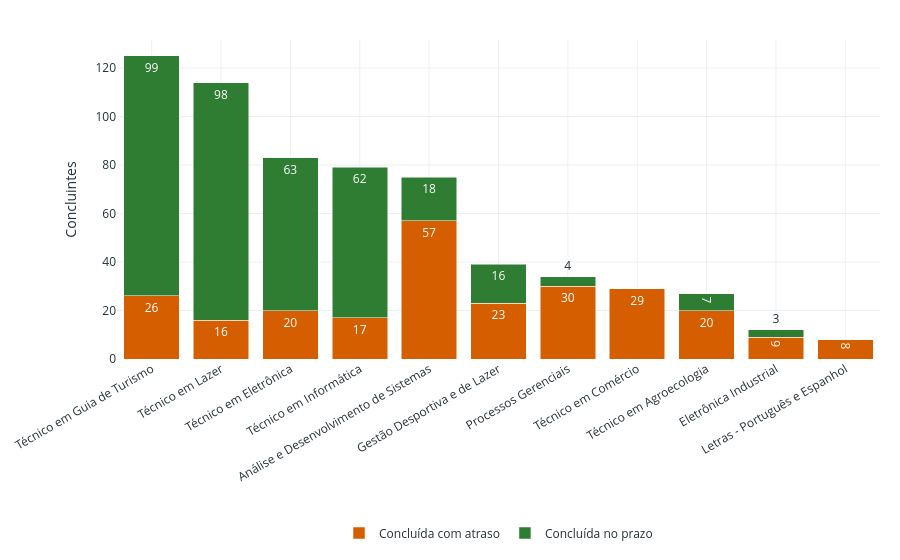

Notebook source saved alongside this figure:
### Markdown cell above
#### Gráfico 8 — Conclusões: No Prazo vs. Com Atraso por Curso

### Code cell
conc_prazo = (
    df[df["Situação de Matrícula"].isin(["Concluída no prazo", "Concluída com atraso"])]
    .groupby(["Nome de Curso", "Situação de Matrícula"], as_index=False)["Código da Matricula"]
    .nunique()
    .rename(columns={"Código da Matricula": "Qtd"})
)

ordem_conclusao = (
    conc_prazo.groupby("Nome de Curso")["Qtd"]
    .sum()
    .sort_values(ascending=False)
    .index.tolist()
)

fig_g8 = px.bar(
    conc_prazo,
    x="Nome de Curso",
    y="Qtd",
    color="Situação de Matrícula",
    barmode="stack",
    color_discrete_map=CORES_CONCLUSAO_LIGHT,
    title="8 — Conclusões: No Prazo vs. Com Atraso por Curso",
    labels={"Qtd": "Concluintes", "Nome de Curso": "", "Situação de Matrícula": "Situação"},
    text_auto=True,
    category_orders={"Nome de Curso": ordem_conclusao},
)
fig_g8.update_layout(xaxis_tickangle=-30)
aplicar_layout_light(fig_g8, legenda_y=-0.5)
fig_g8.show()

conc_prazo.sort_values(["Nome de Curso", "Situação de Matrícula"])

### Figure 1 — Plotly figure (JSON) as saved in the notebook; plotly's stock layout.template omitted (floating-point values rounded to 4 significant figures)
{"data": [{"hovertemplate": "Situação=Concluída com atraso<br>=%{x}<br>Concluintes=%{y}<extra></extra>", "legendgroup": "Concluída com atraso", "marker": {"color": "#D55E00", "pattern": {"shape": ""}}, "name": "Concluída com atraso", "orientation": "v", "showlegend": true, "textposition": "auto", "texttemplate": "%{y}", "type": "bar", "x": ["Análise e Desenvolvimento de Sistemas", "Eletrônica Industrial", "Gestão Desportiva e de Lazer", "Letras - Português e Espanhol", "Processos Gerenciais", "Técnico em Agroecologia", "Técnico em Comércio", "Técnico em Eletrônica", "Técnico em Guia de Turismo", "Técnico em Informática", "Técnico em Lazer"], "xaxis": "x", "y": [57, 9, 23, 8, 30, 20, 29, 20, 26, 17, 16], "yaxis": "y"}, {"hovertemplate": "Situação=Concluída no prazo<br>=%{x}<br>Concluintes=%{y}<extra></extra>", "legendgroup": "Concluída no prazo", "marker": {"color": "#2E7D32", "pattern": {"shape": ""}}, "name": "Concluída no prazo", "orientation": "v", "showlegend": true, "textposition": "auto", "texttemplate": "%{y}", "type": "bar", "x": ["Análise e Desenvolvimento de Sistemas", "Eletrônica Industrial", "Gestão Desportiva e de Lazer", "Processos Gerenciais", "Técnico em Agroecologia", "Técnico em Eletrônica", "Técnico em Guia de Turismo", "Técnico em Informática", "Técnico em Lazer"], "xaxis": "x", "y": [18, 3, 16, 4, 7, 63, 99, 62, 98], "yaxis": "y"}], "layout": {"barmode": "stack", "font": {"color": "#263238"}, "legend": {"orientation": "h", "title": {"text": ""}, "tracegroupgap": 0, "x": 0.5, "xanchor": "center", "y": -0.5, "yanchor": "top"}, "margin": {"b": 85, "l": 20, "r": 20, "t": 40}, "paper_bgcolor": "white", "plot_bgcolor": "white", "title": {"text": ""}, "xaxis": {"anchor": "y", "categoryarray": ["Técnico em Guia de Turismo", "Técnico em Lazer", "Técnico em Eletrônica", "Técnico em Informática", "Análise e Desenvolvimento de Sistemas", "Gestão Desportiva e de Lazer", "Processos Gerenciais", "Técnico em Comércio", "Técnico em Agroecologia", "Eletrônica Industrial", "Letras - Português e Espanhol"], "categoryorder": "array", "domain": [0, 1], "gridcolor": "#ECEFF1", "showgrid": true, "tickangle": -30, "title": {"text": ""}, "zeroline": false}, "yaxis": {"anchor": "x", "domain": [0, 1], "gridcolor": "#ECEFF1", "showgrid": true, "title": {"text": "Concluintes"}, "zeroline": false}}}
